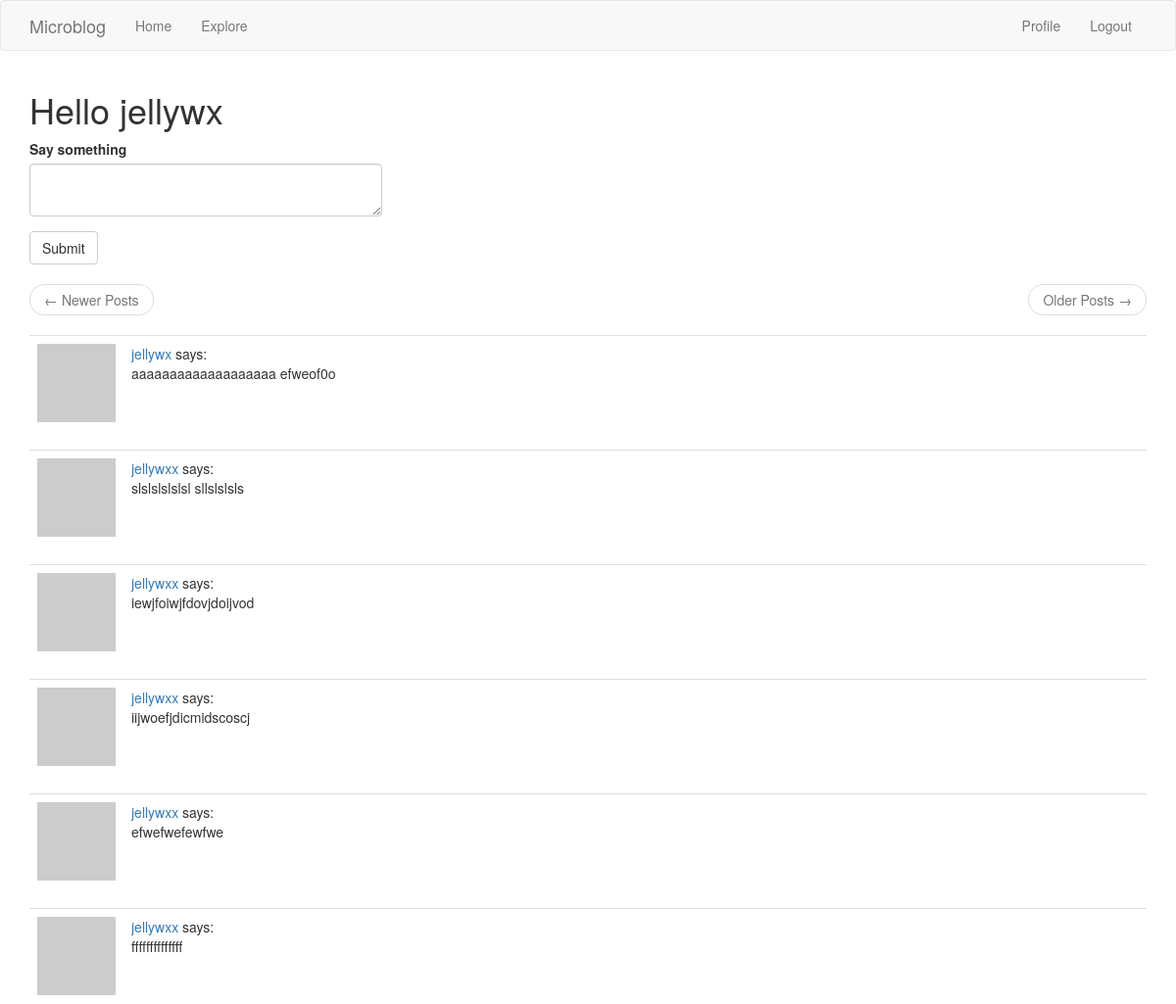
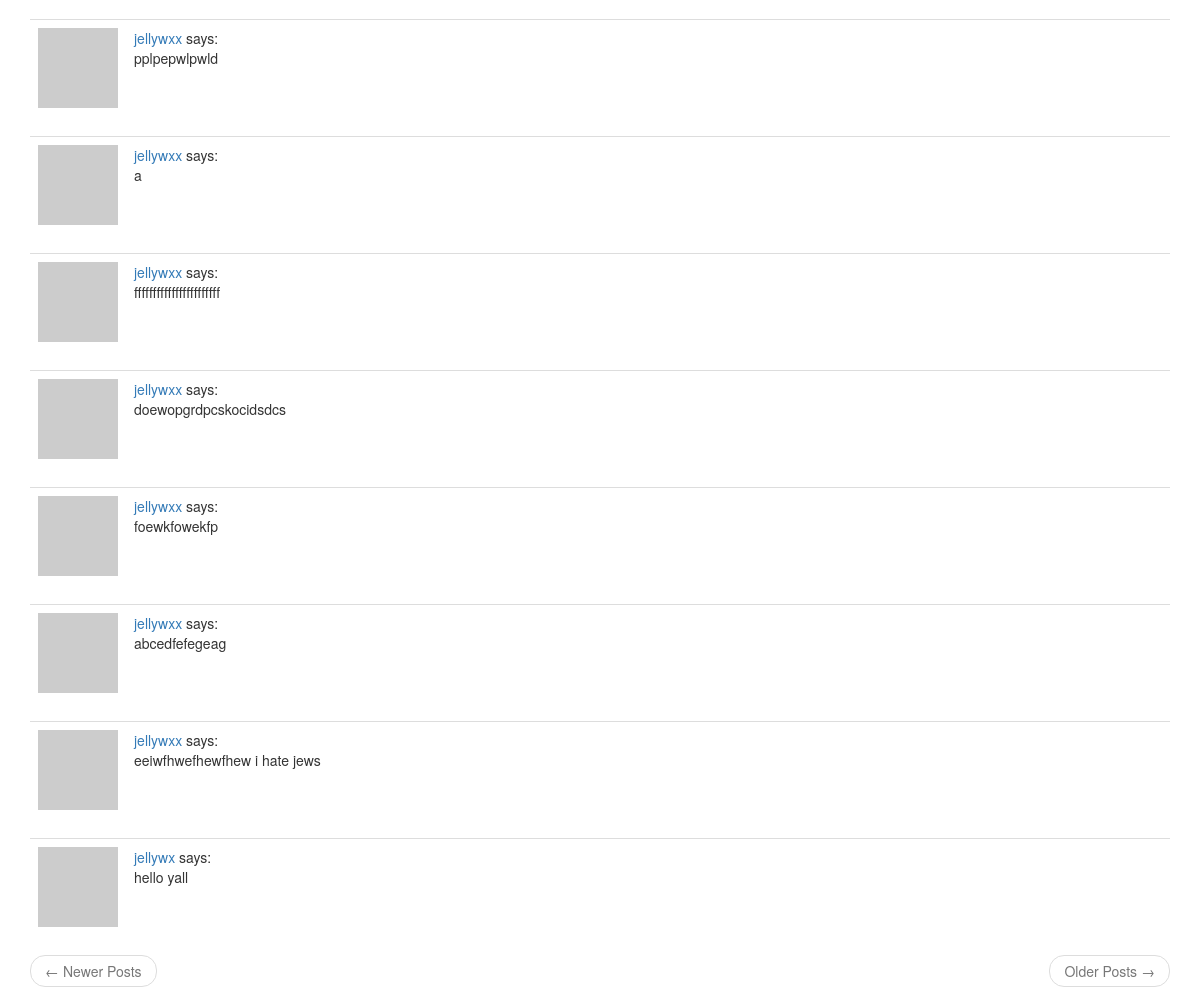
The page /index (signed in) on the database its author committed (2 pictures, top to bottom).
### app/models.py (models this page shows, shortened)
class User(UserMixin, db.Model):
    id = db.Column(db.Integer, primary_key=True)
    username = db.Column(db.String(64), index=True, unique=True)
    email = db.Column(db.String(120), index=True, unique=True)
    password_hash = db.Column(db.String(128))
    about_me = db.Column(db.String(140))
    last_seen = db.Column(db.DateTime, default=datetime.utcnow)
    posts = db.relationship('Post', backref='author', lazy='dynamic')
    followed = db.relationship(
        'User', secondary=followers,
        primaryjoin=(followers.c.follower_id == id),
        secondaryjoin=(followers.c.followed_id == id),
        backref=db.backref('followers', lazy='dynamic'), lazy='dynamic'
    )
    def avatar(self, size=80):
        digest = md5(self.email.lower().encode('utf-8')).hexdigest()
        return 'https://www.gravatar.com/avatar/{}?d=identicon&s={}'.format(digest, size)
    def followed_posts(self):
        followed = Post.query.join(followers, (followers.c.followed_id == Post.user_id)).filter(followers.c.follower_id == self.id)
        own = Post.query.filter_by(user_id=self.id)
        return followed.union(own).order_by(Post.timestamp.desc())

class Post(db.Model):
    id = db.Column(db.Integer, primary_key=True)
    body = db.Column(db.String(140))
    timestamp = db.Column(db.DateTime, index=True, default=datetime.utcnow)
    user_id = db.Column(db.Integer, db.ForeignKey('user.id'))

### app/routes.py (the view)
@app.route('/', methods=['GET', 'POST'])
@app.route('/index', methods=['GET', 'POST'])
@login_required
def index():
    form = PostForm()
    if form.validate_on_submit():
        post = Post(body=form.post.data, author=current_user)
        db.session.add(post)
        db.session.commit()
        flash('Your post has been added.')
        return redirect(url_for('index'))
    page = request.args.get('page', 1, type=int)
    posts = current_user.followed_posts().paginate(page, app.config['POSTS_PER_PAGE'], False)
    next_url = url_for('index', page=posts.next_num) if posts.has_next else None
    prev_url = url_for('index', page=posts.prev_num) if posts.has_prev else None
    return render_template('index.html', title='Home', user=current_user, posts=posts.items, form=form, next_url=next_url, prev_url=prev_url)

### app/forms.py
class PostForm(FlaskForm):
    post = TextAreaField('Say something', validators=[DataRequired(), Length(min=1, max=140)])
    submit=SubmitField('Submit')

### app/models.py (called while the page is built)
@login.user_loader
def load_user(id):
    return User.query.get(int(id))

### app/routes.py (called while the page is built)
@app.before_request
def before_request():
    if current_user.is_authenticated:
        current_user.last_seen = datetime.utcnow()
        db.session.commit()

### app/templates/index.html
{% extends "base.html" %}
{% import 'bootstrap/wtf.html' as wtf %}
{% block app_content %}
  <h1>Hello {{ user.username }}</h1>
  {% if form %}
  <div class="row">
    <div class="col-md-4">
      {{ wtf.quick_form(form) }}
    </div>
  </div>
  {% endif %}
  {% include "_view.html" %}
{% endblock %}

### app/templates/_post.html
<table class="table table-hover">
  <tr>
    <td width="70px">
      <a href="{{ url_for('user', username=post.author.username) }}">
        <img src="{{ post.author.avatar(70) }}">
      </a>
    </td>
    <td>
      <a href="{{ url_for('user', username=post.author.username) }}">
        {{ post.author.username }}
      </a>
      says:
      <br>
      {{ post.body }}
    </td>
  </tr>
</table>

### rows shown on the page
User: username "jellywx"
Post: author.username "jellywx", body "aaaaaaaaaaaaaaaaaaa efweof0o"
Post: author.username "jellywxx", body "slslslslslsl sllslslsls"
Post: author.username "jellywxx", body "iewjfoiwjfdovjdoijvod"
Post: author.username "jellywxx", body "iijwoefjdicmidscoscj"
Post: author.username "jellywxx", body "efwefwefewfwe"
Post: author.username "jellywxx", body "ffffffffffffff"
Post: author.username "jellywxx", body "pplpepwlpwld"
Post: author.username "jellywxx", body "a"
Post: author.username "jellywxx", body "fffffffffffffffffffffff"
Post: author.username "jellywxx", body "doewopgrdpcskocidsdcs"
Post: author.username "jellywxx", body "foewkfowekfp"
Post: author.username "jellywxx", body "abcedfefegeag"
Post: author.username "jellywxx", body "eeiwfhwefhewfhew i hate jews"
Post: author.username "jellywx", body "hello yall"
